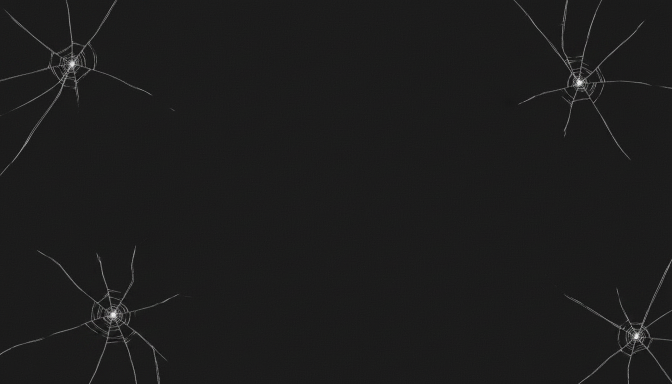
#> input picture Work/VisorFault0910/generated/01_generated_image_url.png, 1344 x 768 px (shown at 1/2 size)
$ python process-central-cracks.py
#> lines starting #> are read from the running program, lines starting #| are printed output that depends on the picture
from pathlib import Path
import json, uuid
import numpy as np
from PIL import Image

ROOT=Path(__file__).resolve().parents[2]
WORK=Path(__file__).resolve().parent
SRC=WORK/'generated/01_generated_image_url.png'
OUT=ROOT/'Assets/GravityWarden/Resources/GravityUI/VisorCentralCracks.png'
W,H=2048,1280
source=np.asarray(Image.open(SRC).convert('RGB'),dtype=np.float32)
luminance=source.max(axis=2)
# Remove the generated black-field grain before preserving the glass highlights.
alpha=np.power(np.clip((luminance-35.0)/145.0,0,1),0.78)
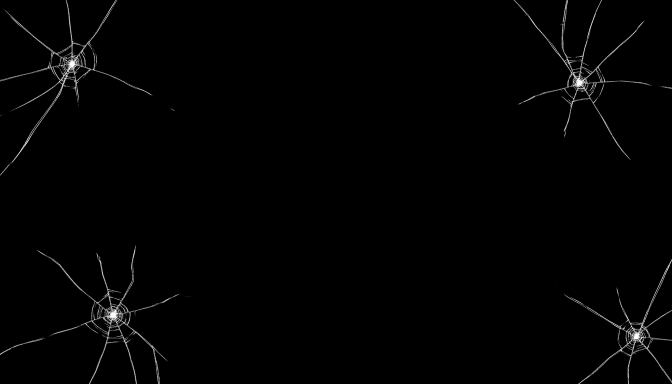
#> alpha: shape (768, 1344) float32 (shown at 1/2 size); min 0, max 1, mean 0.00953
rgba=np.empty((*alpha.shape,4),dtype=np.uint8)
rgba[:,:,:3]=(216,240,250)
rgba[:,:,3]=np.rint(alpha*255).astype(np.uint8)
source_image=Image.fromarray(rgba)
canvas=Image.new('RGBA',(W,H),(216,240,250,0))
# Recompose two generated fragments as an independent interior overlay.
# Crops, recoloring and alpha cleanup only; no synthetic fracture strokes.
placements=[
 {'crop':(0,448,430,768),'impact':(226,630),'destination':(.40,.59),'width':.22},
 {'crop':(930,0,1344,320),'impact':(1158,165),'destination':(.61,.36),'width':.22}
]
for piece in placements:
 box=piece['crop'];fragment=source_image.crop(box)
 a=np.asarray(fragment).copy();fh,fw=a.shape[:2]
 yy,xx=np.mgrid[:fh,:fw]
 edge=np.minimum.reduce((xx,yy,fw-1-xx,fh-1-yy)).astype(np.float32)
 fade=np.clip(edge/30.0,0,1);fade=fade*fade*(3-2*fade)
 a[:,:,3]=np.rint(a[:,:,3]*fade).astype(np.uint8)
 scale=piece['width']*W/fw
 size=(round(fw*scale),round(fh*scale))
 fragment=Image.fromarray(a).resize(size,Image.Resampling.LANCZOS)
 local=((piece['impact'][0]-box[0])*scale,(piece['impact'][1]-box[1])*scale)
 location=(round(piece['destination'][0]*W-local[0]),round(piece['destination'][1]*H-local[1]))
 canvas.alpha_composite(fragment,location)
#> this loop made 2 passes
#> pass 1, `fragment = source_image.crop(box)`:
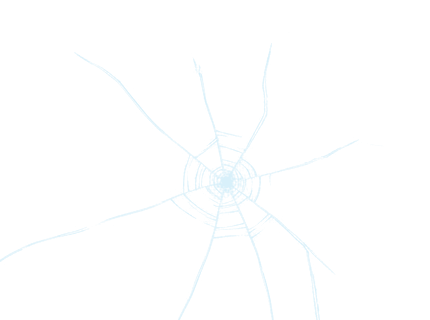
#> fragment: PIL image 430x320 RGBA; mean R, G, B, A 216, 240, 250, 5.1; transparent parts drawn white
#> after the loop:
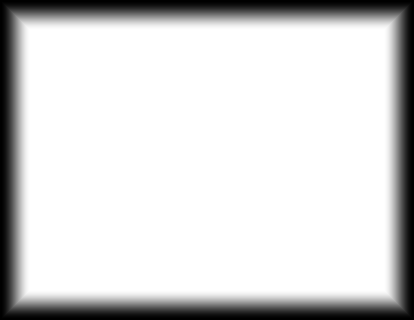
#> fade: shape (320, 414) float32; min 0, max 1, mean 0.837
a=np.asarray(canvas).copy()
yy,xx=np.mgrid[:H,:W]
rad=np.sqrt((xx-W*.5)**2+(yy-H*.5)**2)/W
# Guaranteed clear 7% diameter reticle zone with a subtle feather outside.
center=np.clip((rad-.035)/.015,0,1);center=center*center*(3-2*center)
a[:,:,3]=np.rint(a[:,:,3]*center).astype(np.uint8)
#> a: shape (1280, 2048, 4)
canvas=Image.fromarray(a)
OUT.parent.mkdir(parents=True,exist_ok=True)
canvas.save(OUT,optimize=True)
meta=OUT.with_suffix('.png.meta')
if not meta.exists():
#> (the run stopped early here; a loop or call above may not have finished)

$ run again, with Work/JarvisHudNanoBanana/01_generated_image_url.png copied over Work/VisorFault0910/generated/01_generated_image_url.png
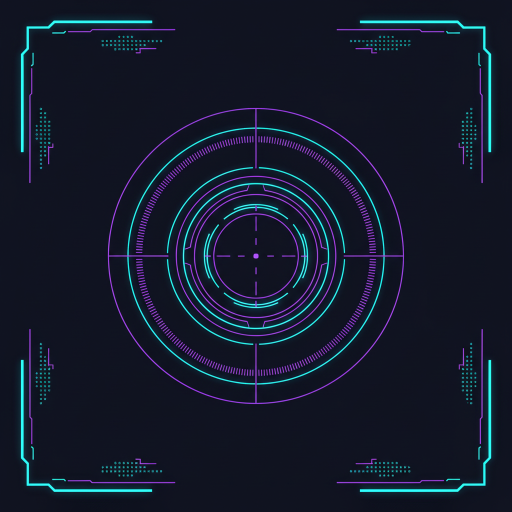
#> input picture Work/JarvisHudNanoBanana/01_generated_image_url.png, 1024 x 1024 px (shown at 1/2 size)
#> `rgba[:,:,3]=np.rint(alpha*255).astype(np.uint8)`:
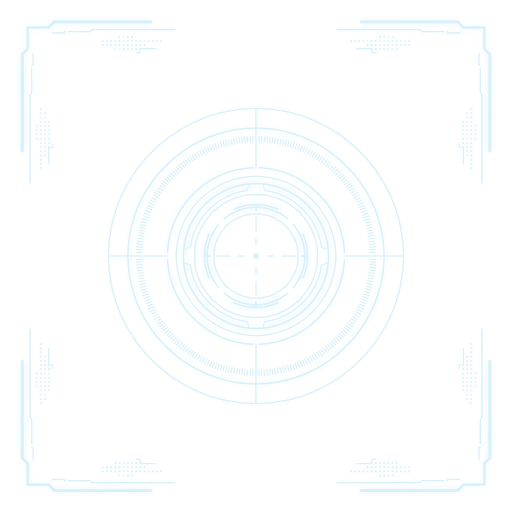
#> rgba: shape (1024, 1024, 4) (shown at 1/2 size); mean of channels 0, 1, 2, 3 216, 240, 250, 17.4; transparent parts drawn white
#> the loop `for piece in placements:` made 2 passes
#> pass 2, `fragment = source_image.crop(box)`:
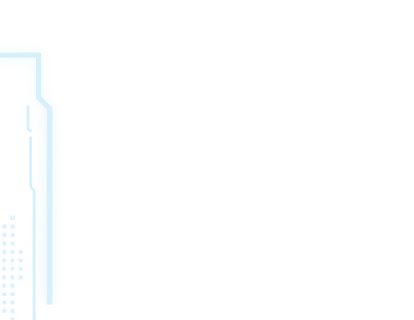
#> fragment: PIL image 414x320 RGBA; mean R, G, B, A 49, 54.5, 56.8, 6.4; transparent parts drawn white
